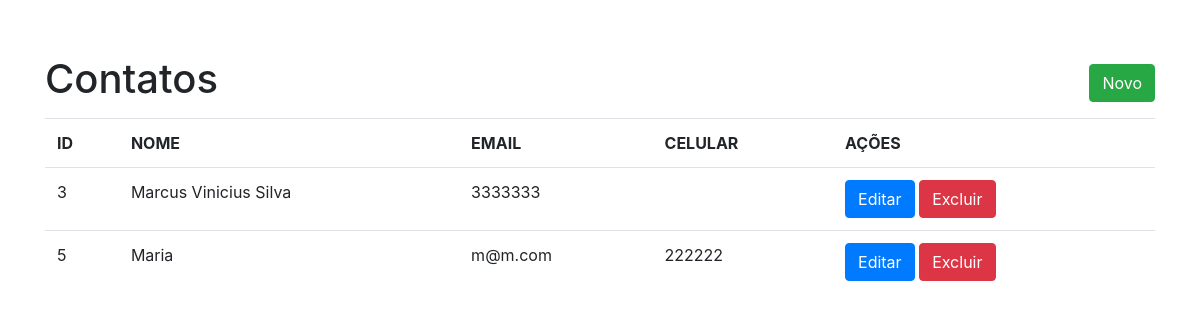
The app's page /, older data.
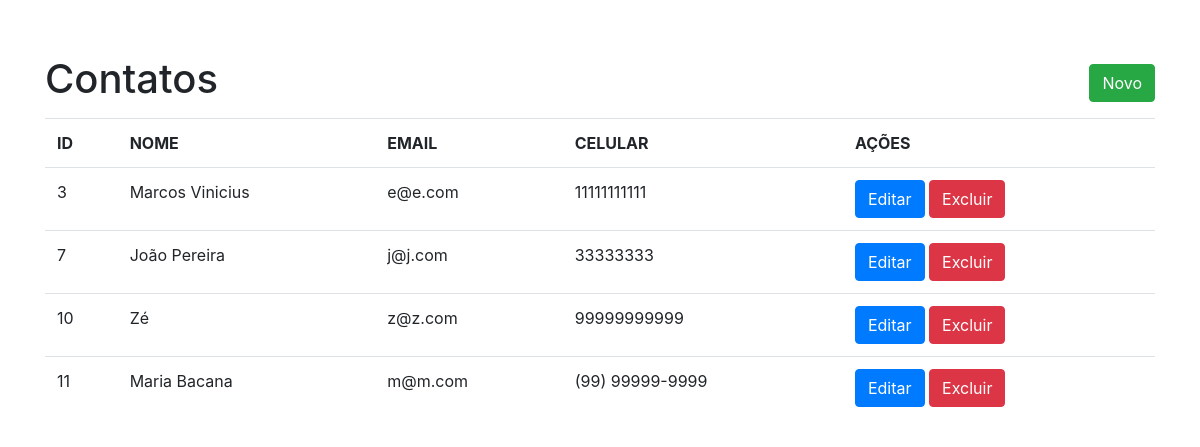
The same page, newer data.
### tables this page shows
CREATE TABLE `contatos` (
  `id` int(11) NOT NULL,
  `nome` varchar(45) NOT NULL,
  `email` varchar(45) NOT NULL,
  `celular` varchar(15) DEFAULT NULL
);

### dao/ContatoDaoMysql.php (called while the page is built, shortened)
<?php
require_once 'models/Contato.php';
class ContatoDaoMysql implements ContatoDAO {
    private $pdo;
    public function __construct(PDO $driver) {
        $this->pdo = $driver;
    }
    public function findAll() {
        $array = [];
        $sql = $this->pdo->query("SELECT * FROM contatos");
        if($sql->rowCount() > 0) {
            $data = $sql->fetchAll();
            foreach($data as $item) {
                $contato = new Contato();
                $contato->setId($item['id']);
                $contato->setNome($item['nome']);
                $contato->setEmail($item['email']);
                $contato->setCelular($item['celular']);
                $array[] = $contato;
            }
        }
        return $array;
    }
}

### models/Contato.php (called while the page is built, shortened)
<?php
class Contato {
    private $id;
    private $nome;
    private $email;
    private $celular;
    public function getId() {
        return $this->id;
    }
    public function setId($id) {
        $this->id = trim($id);
    }
    public function getNome() {
        return $this->nome;
    }
    public function setNome($nome) {
        $this->nome = ucwords(trim($nome));
    }
    public function getEmail() {
        return $this->email;
    }
    public function setEmail($email) {
        $this->email = strtolower(trim($email));
    }
    public function getCelular() {
        return $this->celular;
    }
    public function setCelular($celular) {
        $this->celular = strtolower(trim($celular));
    }
}

### index.php (the view, shortened to what this page needs)
<?php
    include("header.php");
    require 'config.php';
    require 'dao/ContatoDaoMysql.php';
    $contatoDao = new ContatoDaoMysql($pdo);
    $lista = $contatoDao->findAll();
?>
<div class="d-flex justify-content-between align-items-center">
    <h1>Contatos</h1>
    <a href="" class="btn btn-success mt-3 mb-3" data-toggle="modal" data-target="#modalAdicionar">Novo</a>
</div>
<table class="table table-hover">
    <tr>
        <th scope="col">ID</th>
        <th scope="col">NOME</th>
        <th scope="col">EMAIL</th>
        <th scope="col">CELULAR</th>
        <th scope="col">AÇÕES</th>
    </tr>
    <?php foreach($lista as $contato): ?>
        <tr>
            <td><?=$contato->getId();?></td>
            <td><?=$contato->getNome();?></td>
            <td><?=$contato->getEmail();?></td>
            <td><?=$contato->getCelular();?></td>
            <td>
                <a href="" class="btn btn-primary" data-toggle="modal" data-target="#modalEditar<?=$contato->getId();?>">Editar</a>
                <a class="btn btn-danger" href="excluir.php?id=<?=$contato->getId();?>" onclick="return confirm('Tem certeza que deseja excluir?')">Excluir</a>
            </td>
        </tr>
    <?php endforeach; ?>
</table>
<?php include("footer.php"); ?>

Row changes from the older to the newer data that the page shows:
removed contatos: id "5", nome "Maria", email "m@m.com", celular "222222"
changed contatos id 3: nome "Marcus Vinicius Silva" → "Marcos Vinicius"; email "3333333" → "e@e.com"; celular (not shown) → "11111111111"
added contatos: id "7", nome "João Pereira", email "j@j.com", celular "33333333"
added contatos: id "10", nome "Zé", email "z@z.com", celular "99999999999"
added contatos: id "11", nome "Maria Bacana", email "m@m.com", celular "(99) 99999-9999"
